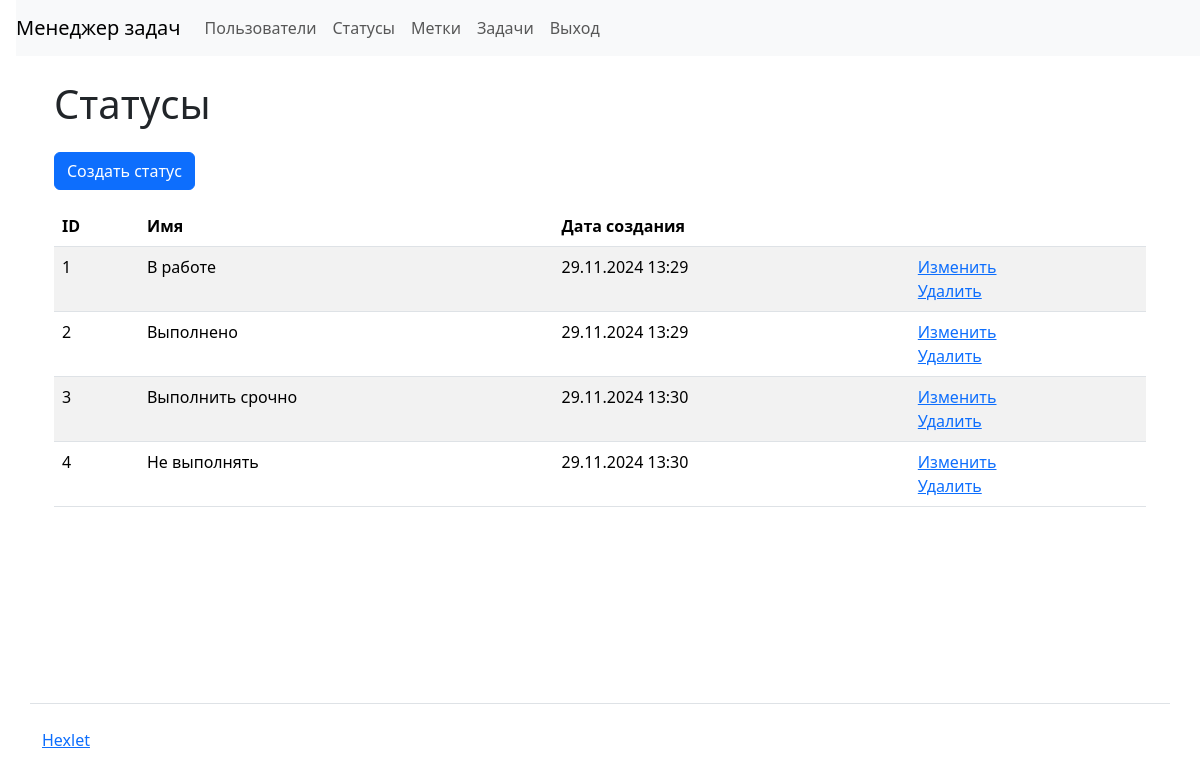
Before: /statuses/ (signed in) with the older database file.
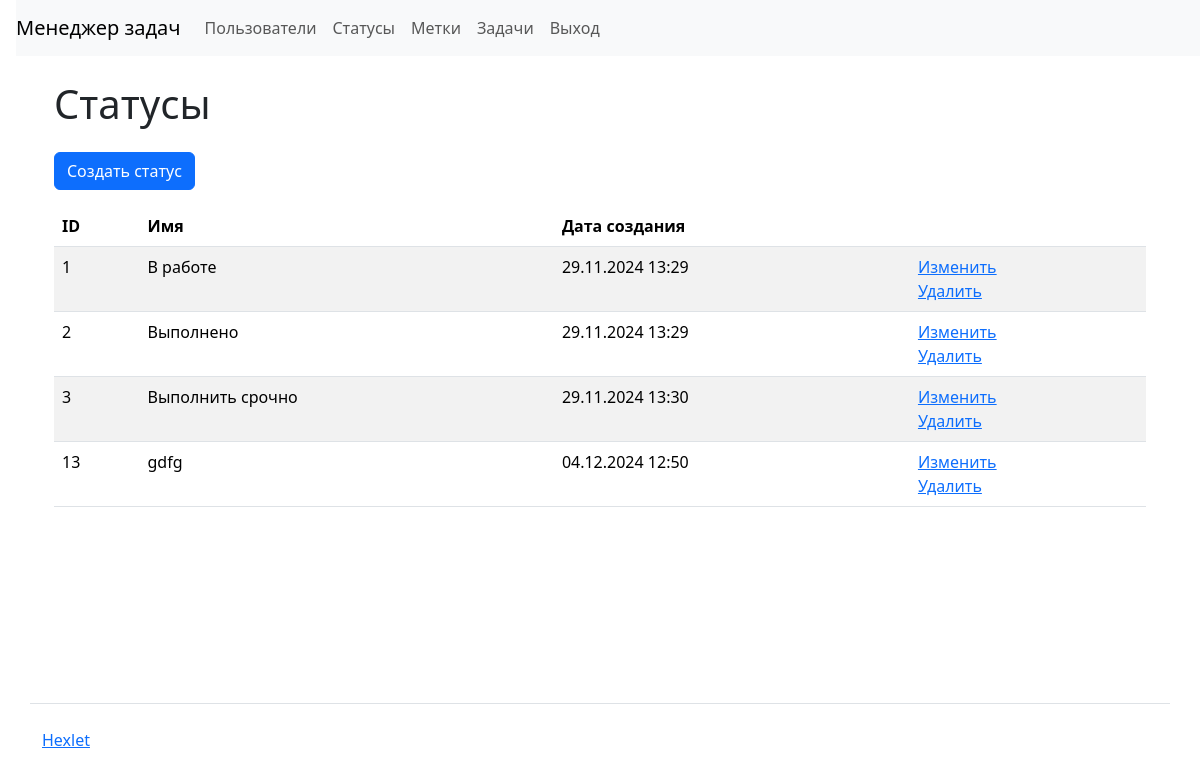
After: the same page with the newer database file.
### task_manager/statuses/models.py (models this page shows, shortened)
class Statuses(models.Model):
    status_name = models.CharField(max_length=255, verbose_name='Имя')
    time_create = models.DateTimeField(
        auto_now_add=True,
        verbose_name='Дата создания')

### task_manager/statuses/views.py (the view)
# urls.py: path('', views.StatusesHome.as_view(),
class StatusesHome(LoginRequiredMixin,
                   SuccessMessageMixin,
                   ListView):
    model = Statuses
    template_name = 'statuses/statuses.html'
    context_object_name = 'statuses'
    extra_context = {
        'title': 'Статусы'
    }
    def get_queryset(self):
        return Statuses.objects.all()

### task_manager/templates/statuses/statuses.html
{% extends 'base.html' %}
{% block content %}
<div class="container wrapper flex-grow-1">
  <h1 class="my-4">{{ title }}</h1>
  <a class="btn btn-primary mb-3" href="/statuses/create/">Создать статус</a>
  <table class="table table-striped">
    <thead>
      <tr>
        <th>ID</th>
        <th>Имя</th>
        <th>Дата создания</th>
        <th></th>
      </tr>
    </thead>
  <tbody>
    {% for status in statuses %}
    <tr>
      <td>{{ status.pk }}</td>
      <td>{{ status.status_name }}</td>
      <td>{{ status.time_create|date:"d.m.Y H:i" }}</td>
      <td>
        <a href="{% url 'statuses_update' status.pk %}">Изменить</a>
        <br>
        <a href="{% url 'statuses_delete' status.pk %}">Удалить</a>
      </td>
    </tr>
  {% endfor %}
  </tbody>
  </table>
</div>
{% endblock %}

Changed rows visible on the page:
removed Statuses: pk "4", status_name "Не выполнять", time_create "29.11.2024 13:30"
added Statuses: pk "13", status_name "gdfg", time_create "04.12.2024 12:50"
